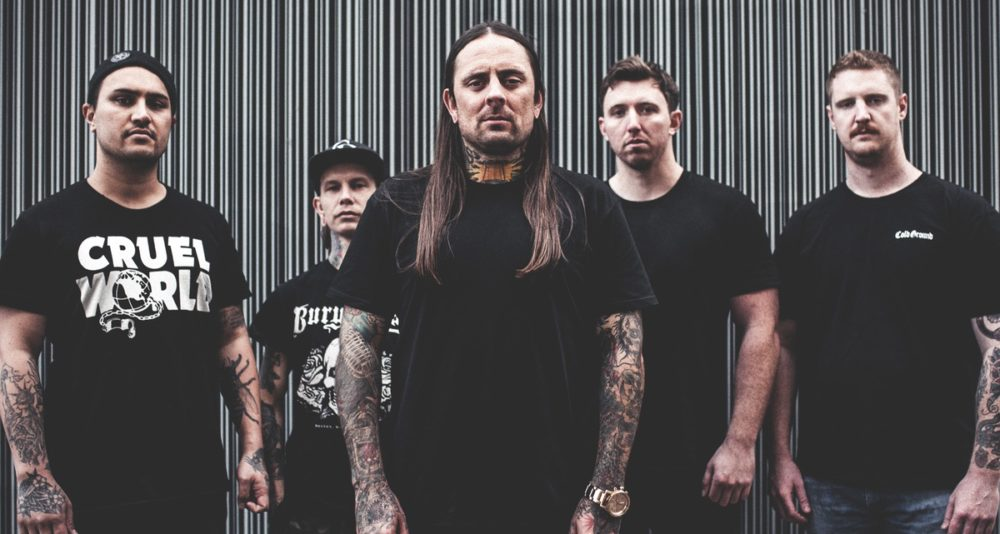
#> input picture TAIM.jpg, 1000 x 534 px
$ python faces.py
#> lines starting #> are read from the running program, lines starting #| are printed output that depends on the picture
#!/usr/bin/env python3
# -*- coding: utf-8 -*-
"""
Created on Sun Jun 26 18:42:15 2022

@author: ben
"""

import cv2 as cv

img = cv.imread('TAIM.jpg')
#> img is the input picture: shape (534, 1000, 3); mean B, G, R 80.3, 79.2, 82.5

#cv.imshow('Tom Hardy', img)

gray = cv.cvtColor(img, cv.COLOR_BGR2GRAY)
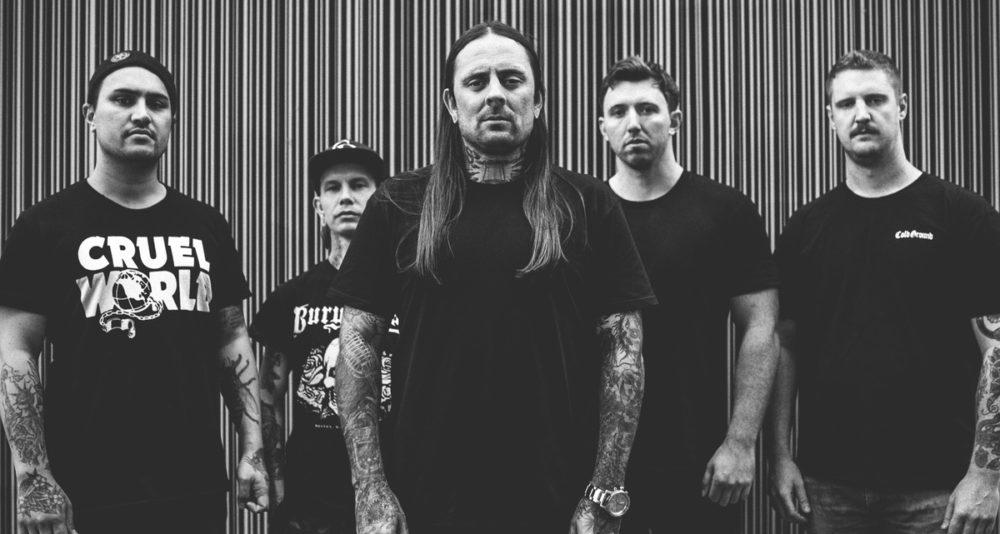
#> gray: shape (534, 1000); min 21, max 255, mean 80.3
#cv.imshow('grey Tom', gray)

#> (the run stopped early here; a loop or call above may not have finished)

$ run again, with Tom_Hardy.jpg copied over TAIM.jpg
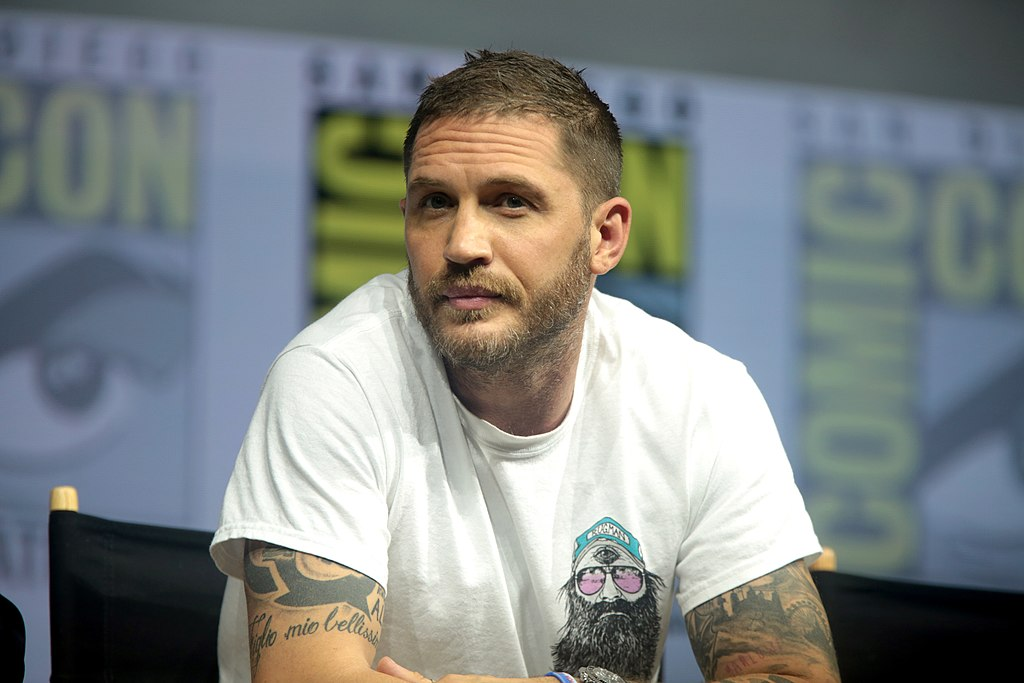
#> input picture Tom_Hardy.jpg, 1024 x 683 px
#> img is the input picture: shape (683, 1024, 3); mean B, G, R 131.7, 131.8, 126.6
#> `gray = cv.cvtColor(img, cv.COLOR_BGR2GRAY)`:
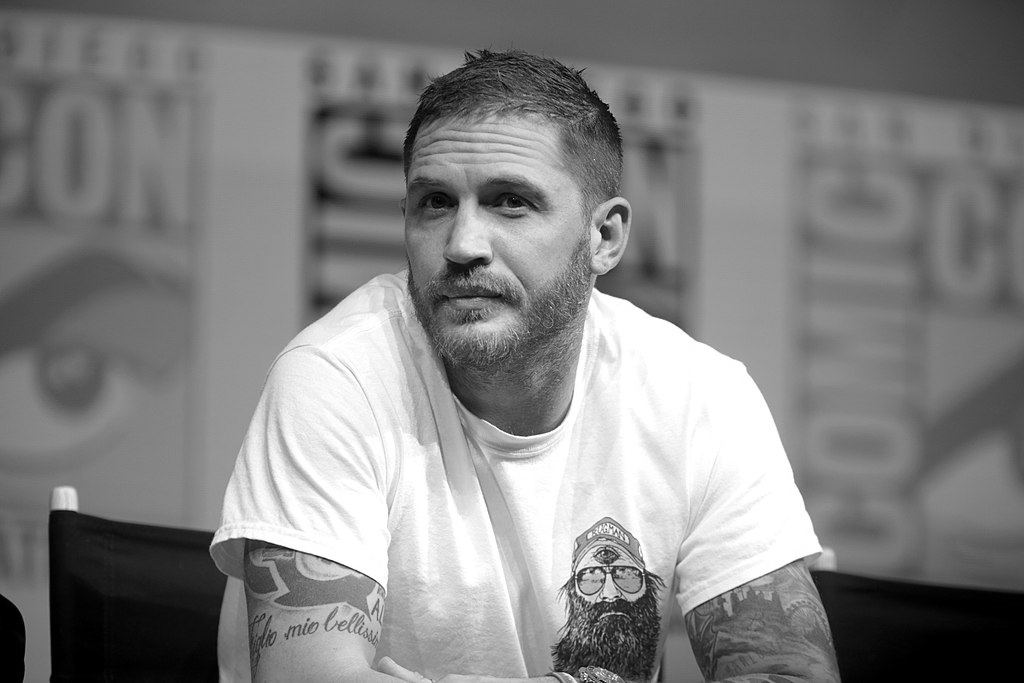
#> gray: shape (683, 1024); min 0, max 255, mean 130.2

$ run again, with obt.png saved as TAIM.jpg
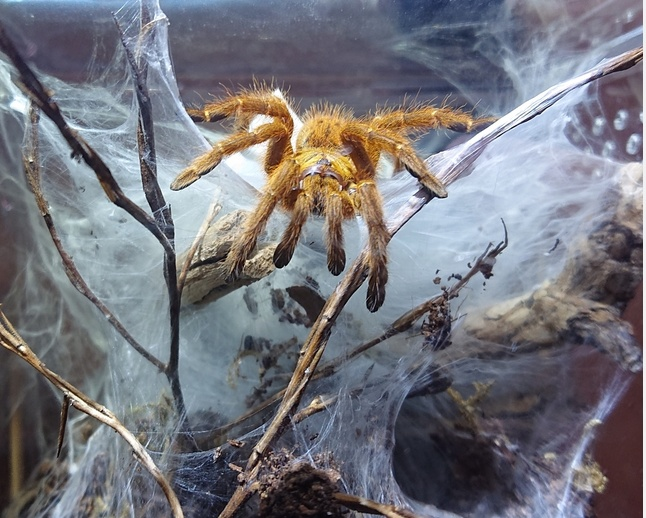
#> input picture obt.png, 646 x 518 px
#> img is the input picture: shape (518, 646, 3); mean B, G, R 124.4, 117.3, 116.9
#> `gray = cv.cvtColor(img, cv.COLOR_BGR2GRAY)`:
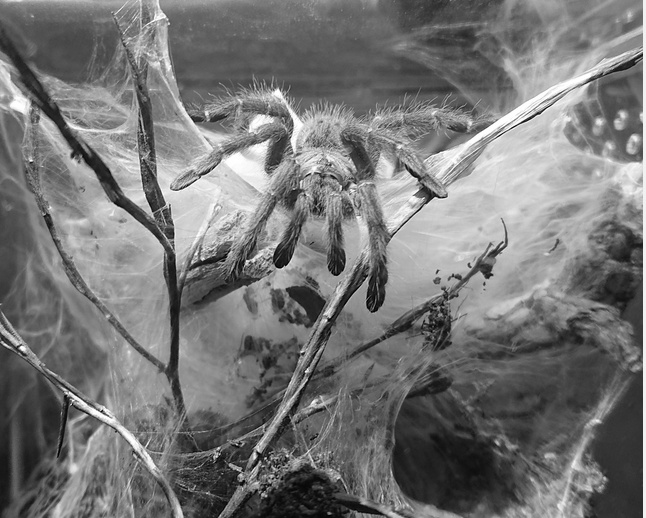
#> gray: shape (518, 646); min 0, max 255, mean 118
